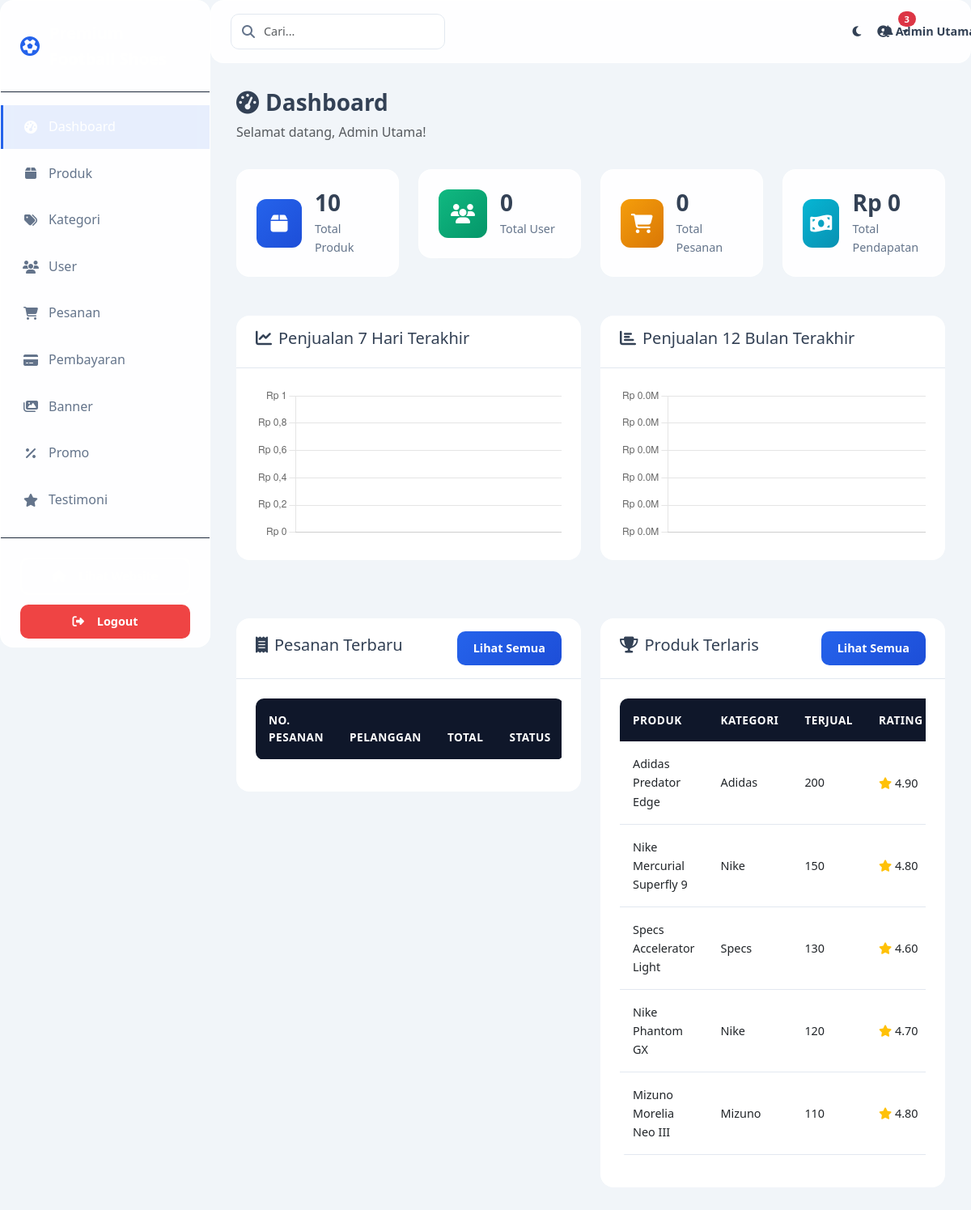
Page /UASWEB/admin/dashboard.php (signed in) on the committed database.
### tables this page shows
CREATE TABLE produk (
    id INT AUTO_INCREMENT PRIMARY KEY,
    kategori_id INT NOT NULL,
    nama_produk VARCHAR(200) NOT NULL,
    slug VARCHAR(200) NOT NULL UNIQUE,
    merk VARCHAR(50) NOT NULL,
    harga DECIMAL(12, 2) NOT NULL,
    harga_diskon DECIMAL(12, 2) DEFAULT NULL,
    stok INT NOT NULL DEFAULT 0,
    deskripsi TEXT NOT NULL,
    gambar VARCHAR(255) NOT NULL,
    gambar_gallery TEXT DEFAULT NULL,
    rating DECIMAL(3, 2) DEFAULT 0.00,
    total_review INT DEFAULT 0,
    total_terjual INT DEFAULT 0,
    is_diskon BOOLEAN DEFAULT FALSE,
    is_terlaris BOOLEAN DEFAULT FALSE,
    is_terbaru BOOLEAN DEFAULT TRUE,
    created_at TIMESTAMP DEFAULT CURRENT_TIMESTAMP,
    updated_at TIMESTAMP DEFAULT CURRENT_TIMESTAMP ON UPDATE CURRENT_TIMESTAMP,
    FOREIGN KEY (kategori_id) REFERENCES kategori(id) ON DELETE CASCADE
);

CREATE TABLE kategori (
    id INT AUTO_INCREMENT PRIMARY KEY,
    nama_kategori VARCHAR(50) NOT NULL UNIQUE,
    slug VARCHAR(50) NOT NULL UNIQUE,
    deskripsi TEXT,
    icon VARCHAR(50) DEFAULT NULL,
    created_at TIMESTAMP DEFAULT CURRENT_TIMESTAMP,
    updated_at TIMESTAMP DEFAULT CURRENT_TIMESTAMP ON UPDATE CURRENT_TIMESTAMP
);

### UASWEB/config/database.php (called while the page is built, shortened)
<?php
function formatRupiah($price) {
    return 'Rp ' . number_format($price, 0, ',', '.');
}
?>

### UASWEB/admin/dashboard.php (the view, shortened to what this page needs)
<?php
require_once '../config/database.php';
$total_produk = $conn->query("SELECT COUNT(*) as total FROM produk")->fetch_assoc()['total'];
$total_user = $conn->query("SELECT COUNT(*) as total FROM users WHERE role = 'user'")->fetch_assoc()['total'];
$total_pesanan = $conn->query("SELECT COUNT(*) as total FROM pesanan")->fetch_assoc()['total'];
$total_pendapatan = $conn->query("SELECT SUM(total_harga) as total FROM pesanan WHERE status_pesanan = 'selesai'")->fetch_assoc()['total'] ?? 0;
$top_products = $conn->query("SELECT p.*, k.nama_kategori FROM produk p LEFT JOIN kategori k ON p.kategori_id = k.id ORDER BY p.total_terjual DESC LIMIT 5");
$daily_sales = $conn->query("SELECT DATE(created_at) as tanggal, SUM(total_harga) as total FROM pesanan WHERE status_pesanan = 'selesai' AND created_at >= DATE_SUB(NOW(), INTERVAL 7 DAY) GROUP BY DATE(created_at) ORDER BY tanggal ASC");
$monthly_sales = $conn->query("SELECT DATE_FORMAT(created_at, '%Y-%m') as bulan, SUM(total_harga) as total FROM pesanan WHERE status_pesanan = 'selesai' AND created_at >= DATE_SUB(NOW(), INTERVAL 12 MONTH) GROUP BY DATE_FORMAT(created_at, '%Y-%m') ORDER BY bulan ASC");
?>
<!DOCTYPE html>
<html lang="id">
<head>
    <link href="https://cdn.jsdelivr.net/npm/bootstrap@5.3.0/dist/css/bootstrap.min.css" rel="stylesheet">
    <link href="https://cdnjs.cloudflare.com/ajax/libs/font-awesome/6.4.0/css/all.min.css" rel="stylesheet">
    <link href="<?php echo SITE_URL; ?>/assets/css/admin.css" rel="stylesheet">
</head>
<body>
    <div class="admin-wrapper">
        <?php include 'sidebar.php'; ?>
        <div class="main-content">
            <?php include 'navbar.php'; ?>
            <div class="content-wrapper">
                <div class="page-header">
                    <h1><i class="fas fa-tachometer-alt me-2"></i>Dashboard</h1>
                    <p class="text-muted">Selamat datang, <?php echo $_SESSION['nama_lengkap']; ?>!</p>
                </div>
                <div class="row mb-4">
                    <div class="col-xl-3 col-md-6 mb-4">
                        <div class="stat-card glass-effect">
                            <div class="stat-icon bg-primary">
                                <i class="fas fa-box"></i>
                            </div>
                            <div class="stat-info">
                                <h3><?php echo number_format($total_produk); ?></h3>
                                <p>Total Produk</p>
                            </div>
                        </div>
                    </div>
                    <div class="col-xl-3 col-md-6 mb-4">
                        <div class="stat-card glass-effect">
                            <div class="stat-icon bg-success">
                                <i class="fas fa-users"></i>
                            </div>
                            <div class="stat-info">
                                <h3><?php echo number_format($total_user); ?></h3>
                                <p>Total User</p>
                            </div>
                        </div>
                    </div>
                    <div class="col-xl-3 col-md-6 mb-4">
                        <div class="stat-card glass-effect">
                            <div class="stat-icon bg-warning">
                                <i class="fas fa-shopping-cart"></i>
                            </div>
                            <div class="stat-info">
                                <h3><?php echo number_format($total_pesanan); ?></h3>
                                <p>Total Pesanan</p>
                            </div>
                        </div>
                    </div>
                    <div class="col-xl-3 col-md-6 mb-4">
                        <div class="stat-card glass-effect">
                            <div class="stat-icon bg-info">
                                <i class="fas fa-money-bill-wave"></i>
                            </div>
                            <div class="stat-info">
                                <h3><?php echo formatRupiah($total_pendapatan); ?></h3>
                                <p>Total Pendapatan</p>
                            </div>
                        </div>
                    </div>
                </div>
                <div class="row mb-4">
                    <div class="col-lg-6 mb-4">
                        <div class="card glass-effect">
                            <div class="card-header">
                                <h5><i class="fas fa-chart-line me-2"></i>Penjualan 7 Hari Terakhir</h5>
                            </div>
                            <div class="card-body">
                                <canvas id="dailySalesChart"></canvas>
                            </div>
                        </div>
                    </div>
                    <div class="col-lg-6 mb-4">
                        <div class="card glass-effect">
                            <div class="card-header">
                                <h5><i class="fas fa-chart-bar me-2"></i>Penjualan 12 Bulan Terakhir</h5>
                            </div>
                            <div class="card-body">
                                <canvas id="monthlySalesChart"></canvas>
                            </div>
                        </div>
                    </div>
                </div>
                <div class="row">
                    <div class="col-lg-6 mb-4">
                        <div class="card glass-effect">
                            <div class="card-header d-flex justify-content-between align-items-center">
                                <h5><i class="fas fa-receipt me-2"></i>Pesanan Terbaru</h5>
                                <a href="pesanan.php" class="btn btn-sm btn-primary">Lihat Semua</a>
                            </div>
                            <div class="card-body">
                                <div class="table-responsive">
                                    <table class="table table-hover">
                                        <thead>
                                            <tr>
                                                <th>No. Pesanan</th>
                                                <th>Pelanggan</th>
                                                <th>Total</th>
                                                <th>Status</th>
                                            </tr>
                                        </thead>
                                    </table>
                                </div>
                            </div>
                        </div>
                    </div>
                    <div class="col-lg-6 mb-4">
                        <div class="card glass-effect">
                            <div class="card-header d-flex justify-content-between align-items-center">
                                <h5><i class="fas fa-trophy me-2"></i>Produk Terlaris</h5>
                                <a href="produk.php" class="btn btn-sm btn-primary">Lihat Semua</a>
                            </div>
                            <div class="card-body">
                                <div class="table-responsive">
                                    <table class="table table-hover">
                                        <thead>
                                            <tr>
                                                <th>Produk</th>
                                                <th>Kategori</th>
                                                <th>Terjual</th>
                                                <th>Rating</th>
                                            </tr>
                                        </thead>
                                        <tbody>
                                            <?php while ($product = $top_products->fetch_assoc()): ?>
                                            <tr>
                                                <td><?php echo $product['nama_produk']; ?></td>
                                                <td><?php echo $product['nama_kategori']; ?></td>
                                                <td><?php echo number_format($product['total_terjual']); ?></td>
                                                <td>
                                                    <i class="fas fa-star text-warning"></i>
                                                    <?php echo $product['rating']; ?>
                                                </td>
                                            </tr>
                                            <?php endwhile; ?>
                                        </tbody>
                                    </table>
                                </div>
                            </div>
                        </div>
                    </div>
                </div>
            </div>
        </div>
    </div>
    <script>
        // Daily Sales Chart
        const dailySalesCtx = document.getElementById('dailySalesChart').getContext('2d');
        const dailySalesChart = new Chart(dailySalesCtx, {
            type: 'line',
            data: {
                labels: [
                    <?php
                    $daily_data = [];
                    $daily_labels = [];
                    while ($row = $daily_sales->fetch_assoc()) {
                        $daily_labels[] = "'" . date('d M', strtotime($row['tanggal'])) . "'";
                        $daily_data[] = $row['total'];
                    }
                    echo implode(',', $daily_labels);
                    ?>
                ],
                datasets: [{
                    label: 'Penjualan',
                    data: [<?php echo implode(',', $daily_data); ?>],
                    borderColor: '#2563EB',
                    backgroundColor: 'rgba(37, 99, 235, 0.1)',
                    fill: true,
                    tension: 0.4
                }]
            },
            options: {
                responsive: true,
                plugins: {
                    legend: {
                        display: false
                    }
                },
                scales: {
                    y: {
                        beginAtZero: true,
                        ticks: {
                            callback: function(value) {
                                return 'Rp ' + value.toLocaleString('id-ID');
                            }
                        }
                    }
                }
            }
        });
        // Monthly Sales Chart
        const monthlySalesCtx = document.getElementById('monthlySalesChart').getContext('2d');
        const monthlySalesChart = new Chart(monthlySalesCtx, {
            type: 'bar',
            data: {
                labels: [
                    <?php
                    $monthly_data = [];
                    $monthly_labels = [];
                    while ($row = $monthly_sales->fetch_assoc()) {
                        $monthly_labels[] = "'" . date('M Y', strtotime($row['bulan'] . '-01')) . "'";
                        $monthly_data[] = $row['total'];
                    }
                    echo implode(',', $monthly_labels);
                    ?>
                ],
                datasets: [{
                    label: 'Penjualan',
                    data: [<?php echo implode(',', $monthly_data); ?>],
                    backgroundColor: '#2563EB',
                    borderRadius: 5
                }]
            },
            options: {
                responsive: true,
                plugins: {
                    legend: {
                        display: false
                    }
                },
                scales: {
                    y: {
                        beginAtZero: true,
                        ticks: {
                            callback: function(value) {
                                return 'Rp ' + (value / 1000000).toFixed(1) + 'M';
                            }
                        }
                    }
                }
            }
        });
    </script>
</body>
</html>

### rows in the picture
produk: nama_produk "Adidas Predator Edge", kategori.nama_kategori "Adidas", total_terjual "200", rating "4.90"
produk: nama_produk "Nike Mercurial Superfly 9", kategori.nama_kategori "Nike", total_terjual "150", rating "4.80"
produk: nama_produk "Specs Accelerator Light", kategori.nama_kategori "Specs", total_terjual "130", rating "4.60"
produk: nama_produk "Nike Phantom GX", kategori.nama_kategori "Nike", total_terjual "120", rating "4.70"
produk: nama_produk "Mizuno Morelia Neo III", kategori.nama_kategori "Mizuno", total_terjual "110", rating "4.80"

### other values in the picture
$_SESSION['nama_lengkap'] "Admin…"
$_SESSION['nama_lengkap'] "Admin Utama"
$total_produk "10"
$total_user "0"
$total_pesanan "0"
formatRupiah($total_pendapatan) "Rp 0"
